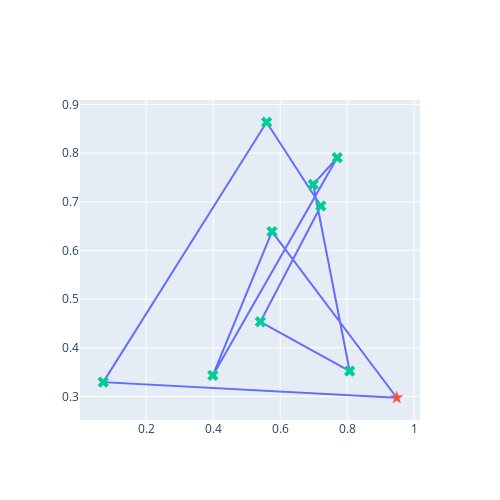

The code cell stored with this chart in its notebook:
### Markdown cell above
#### Test the function `draw_salesman(path, cities)`

### Code cell
rg = Generator(PCG64(42069)) # set your own unique seed number
n_cities = 10
cities = simulate_cities(rg, n_cities) # simulate the list of cities
print(cities)
solution = list(range(0, n_cities)) # sample solution of the path of the salesman
solution.append(solution[0])
draw_salesman(solution, cities) # draw salesman

### Figure 1 — Plotly figure (JSON) as saved in the notebook; plotly's stock layout.template omitted (floating-point values rounded to 4 significant figures)
{"data": [{"mode": "lines", "type": "scatter", "x": [0.9479, 0.0718, 0.5594, 0.7213, 0.5409, 0.8073, 0.6986, 0.7702, 0.3989, 0.5755, 0.9479], "y": [0.2974, 0.3295, 0.8635, 0.6914, 0.4535, 0.3523, 0.7357, 0.7906, 0.3432, 0.6389, 0.2974]}, {"marker": {"size": 10, "symbol": "star"}, "mode": "markers", "text": "0", "type": "scatter", "x": [0.9479], "y": [0.2974]}, {"marker": {"size": 10, "symbol": "x"}, "mode": "markers", "text": ["1", "2", "3", "4", "5", "6", "7", "8", "9"], "type": "scatter", "x": [0.0718, 0.5594, 0.7213, 0.5409, 0.8073, 0.6986, 0.7702, 0.3989, 0.5755], "y": [0.3295, 0.8635, 0.6914, 0.4535, 0.3523, 0.7357, 0.7906, 0.3432, 0.6389]}], "layout": {"height": 500, "showlegend": false, "width": 500, "xaxis": {"autorange": true, "range": [0.002401, 1.017], "type": "linear"}, "yaxis": {"autorange": true, "range": [0.2517, 0.9092], "type": "linear"}}}
